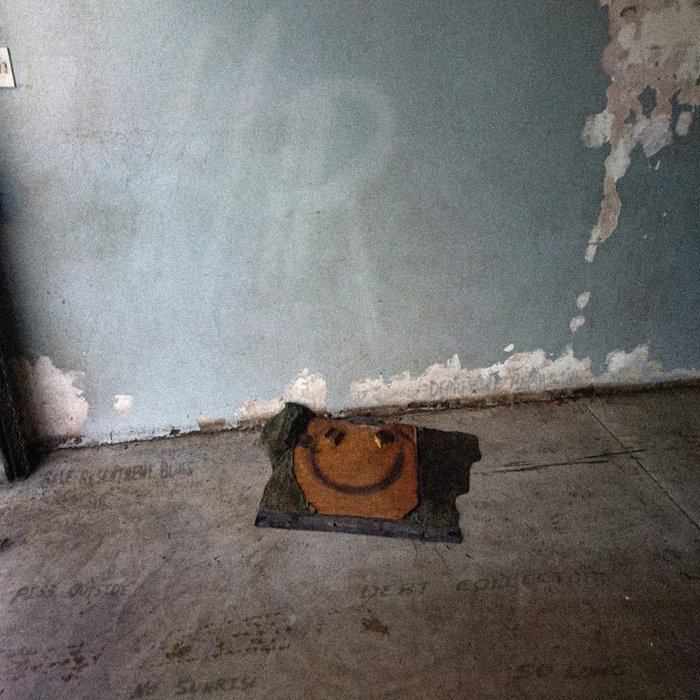
#> input picture lib/temp/art.png, 700 x 700 px, given in place of cat.png, which was not available
$ python dropShadow.py
#> lines starting #> are read from the running program, lines starting #| are printed output that depends on the picture; pictures that were not available may be replaced by others from this repository, and a replacement may not be noted
from PIL import Image, ImageFilter
import numpy as np
import cv2

def hexToRGBA(hex, opacity=1):
    hex = hex.strip('#')
    return tuple(int(hex[i:i+2], 16) for i in (0, 2, 4))

def apply(image, blurAmount=25, dropOffset=(5,5), shadowColor=('#000000'), shadowOpacity=1, dropZoom=1.5, returnImage=False):
    # Did they give a file path or a PIL image object?
   # if isinstance(image, str):
    #    image = Image.open(image)
    # Assmuing they are either giving a file name/ path or a pil image object


#> called with image = 'cat.png', blurAmount = 25, dropOffset = (5, 5), shadowColor = '#000000', shadowOpacity = 1, dropZoom = 1.5, returnImage = False
    if str(type(image)) == '<class \'str\'>':   # just making sure if i pass an image object
        image = Image.open(image)
#> image is the input picture: PIL image 700x700 RGB; mean R, G, B 116.3, 114.9, 113.4

    # get size
    drop_width, drop_height = image.size
#> drop_width = 700; drop_height = 700
    # calculate the offset to center the art and shadow, apply the desired offset as well
    offset = (int((((drop_width*1.5) - drop_width) / 2)), int((((drop_height*1.5) - drop_height) / 2)))
#> offset = (175, 175)

    # just making sure it has alpha channel
    image = image.convert("RGBA")
#> image: PIL image 700x700 RGBA

    # make a transparent background, size it bigger than the image (gotta be larger for the blur)
    #newImage = Image.new(mode="RGBA", size=((round(drop_width*1.5)), (round(drop_height*1.5))))

    # get raw data
    datas = image.getdata()
    newData = []

    # get the rgb from the color hex given
    red, green, blue = str(hexToRGBA(shadowColor)).strip('()').split(', ')

    # take the raw data, changes the color to the desired color of drop shadow, keeps the transparency
    for item in datas:
        newData.append((int(red), int(green), int(blue), item[3]))
#> this loop made 490000 passes
#> item on passes 1 to 3: (199, 195, 192, 255), (192, 188, 185, 255), (199, 195, 192, 255)
#> after the loop, newData = 490000 items

    # make new image for the drop shadow
    dropImage = Image.new(mode="RGBA", size = (drop_width, drop_height))
#> dropImage: PIL image 700x700 RGBA; every value is 0
    dropImage.putdata(newData)

    # make a transparent background, size it bigger than the image (gotta be larger for the blur)
    newImage = Image.new(mode="RGBA", size=((round(drop_width*1.5)), (round(drop_height*1.5))))
#> newImage: PIL image 1050x1050 RGBA; every value is 0

    # paste the drop shadow on the with the desired the offset
    newImage.paste(dropImage, (offset[0] + dropOffset[0], offset[1] + dropOffset[1]))
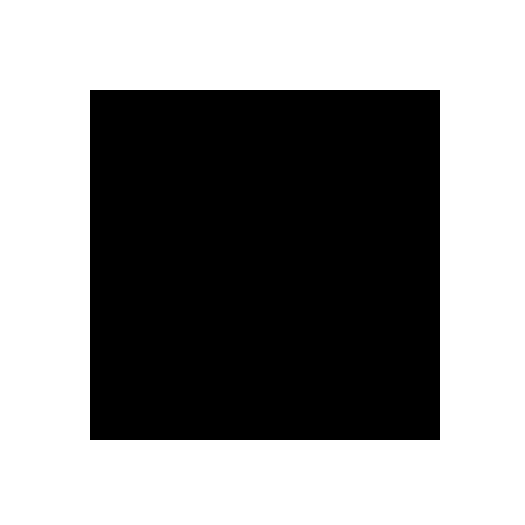
#> newImage: PIL image 1050x1050 RGBA (shown at 1/2 size); mean R, G, B, A 0, 0, 0, 113.3; transparent parts drawn white

    # apply blur
    newImage = newImage.filter(ImageFilter.GaussianBlur(blurAmount))
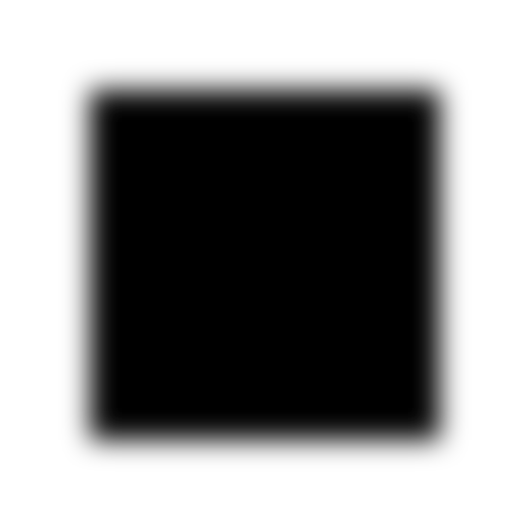
#> newImage: PIL image 1050x1050 RGBA (shown at 1/2 size); mean R, G, B, A 0, 0, 0, 113.3; transparent parts drawn white

    newImage.save("temp/halp", "PNG")   # for debugging, maybe for legacy use. might delete later

    # paste the art on the drop shadow
    newImage.paste(image, offset, image)
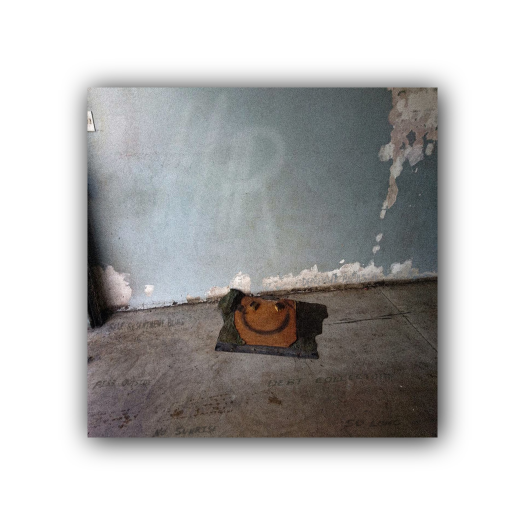
#> newImage: PIL image 1050x1050 RGBA (shown at 1/2 size); mean R, G, B, A 51.7, 51.1, 50.4, 119.9; transparent parts drawn white

    # save to file, mainly for debugging
    newImage.save('temp/halpArtWithShadow', 'PNG')

    if returnImage:
        return newImage
    else:
        newImage.save('temp/art_with_drop', 'PNG')
        print('returning file name')
        # mainly so i can have one like of code in gen_art
        return 'temp/art_with_drop.png'

apply('cat.png')
